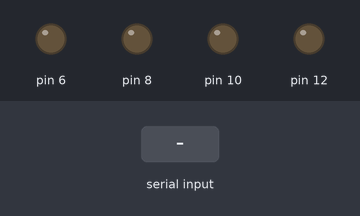
A sketch run on a simulated Arduino Uno, built with avr-gcc and run on an emulated ATmega328P. Parts: output pins drawn as LEDs (lit = HIGH). The inputs (shaded band) are chosen by the test bench.

Above: at 1.2 s.
1.3 s: "61\n" received over Serial
At 1.9 s:
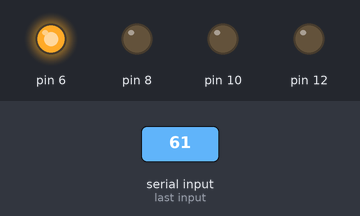
2.8 s: "81\n" received over Serial
At 3.1 s:
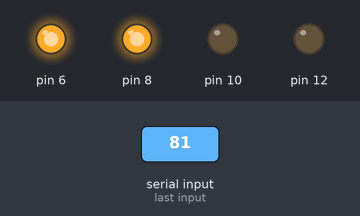
4.3 s: "60\n" received over Serial
At 5.4 s:
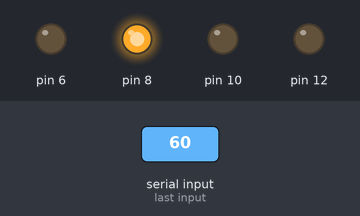
5.8 s: "62\n" received over Serial
At 6.6 s:
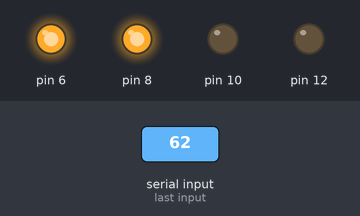
7.3 s: "80\n" received over Serial
At 7.7 s:
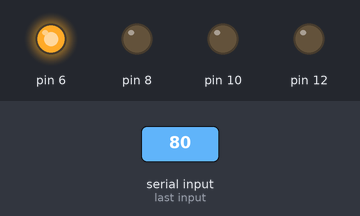
Timing chart, 0 to 9.8 s (numbered marks = the images above; inputs shaded):
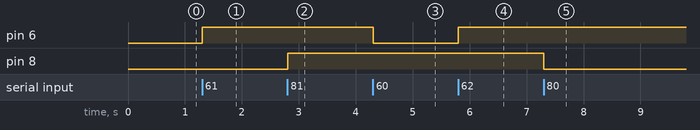

Measured:
- after the input at 1.3 s, pin 6: LOW → HIGH at once
- after the input at 2.8 s, pin 8: LOW → HIGH at once
- after the input at 4.3 s, pin 6: HIGH → LOW at once
- after the input at 5.8 s, pin 6: LOW → HIGH at once
- after the input at 7.3 s, pin 8: HIGH → LOW at once

The sketch:

mc13.ino
```cpp
void setup()
{
  Serial.begin(9600);
  pinMode(6, OUTPUT);
  pinMode(8, OUTPUT);
  pinMode(10, OUTPUT);
  pinMode(12, OUTPUT);
}

void loop()
{
  int cmd = Serial.parseInt();
  if(cmd == 61)
  {
    digitalWrite(6, 1);
  }
  if(cmd == 60)
  {
    digitalWrite(6, 0);
  }
  if(cmd == 62)
  {
    digitalWrite(6, !digitalRead(6));
  }
  if(cmd == 81)
  {
    digitalWrite(8, 1);
  }
  if(cmd == 80)
  {
    digitalWrite(8, 0);
  }
  if(cmd == 82)
  {
    digitalWrite(8, !digitalRead(8));
  }
  if(cmd == 101)
  {
    digitalWrite(10, 1);
  }
  if(cmd == 100)
  {
    digitalWrite(10, 0);
  }
  if(cmd == 102)
  {
    digitalWrite(10, !digitalRead(10));
  }
  if(cmd == 121)
  {
    digitalWrite(12, 1);
  }
  if(cmd == 120)
  {
    digitalWrite(12, 0);
  }
  if(cmd == 122)
  {
    digitalWrite(12, !digitalRead(12));
  }
}
```
